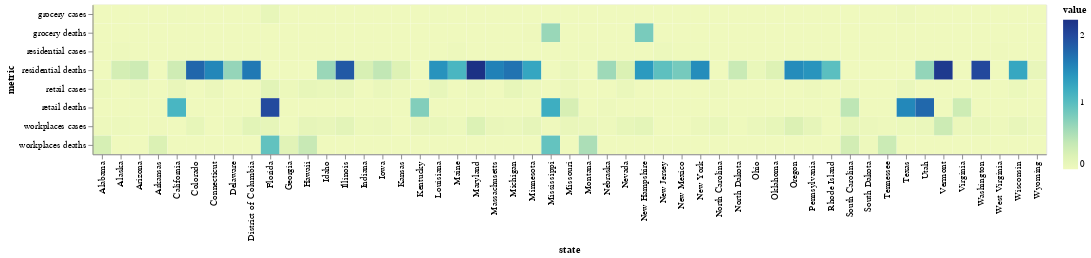

Here is the notebook cell this chart was saved with:
### Code cell
import importlib
import analysis.visualization
importlib.reload(analysis.visualization)
from analysis.visualization import plot_state_metric_corr, plot_corr_map
import warnings
warnings.filterwarnings('ignore')
source_corr_matrix = []
        
plot_state_metric_corr(state_metric_correlation, mobility_metrics)
# state_metric_correlation_log

### Figure 1 — Vega-Lite specification as saved in the notebook (floating-point values rounded to 4 significant figures; data arrays with more than 128 entries replaced by an {"elided": "..."} marker saying what was removed)
{"config": {"view": {"continuousWidth": 400, "continuousHeight": 300}}, "data": {"name": "data-18c3ff9cbc01c8c811d3e6edca5aba8f"}, "mark": "rect", "encoding": {"color": {"type": "quantitative", "field": "value"}, "x": {"type": "ordinal", "field": "state"}, "y": {"type": "ordinal", "field": "metric"}}, "$schema": "https://vega.github.io/schema/vega-lite/v4.8.1.json", "datasets": {"data-18c3ff9cbc01c8c811d3e6edca5aba8f": {"elided": "408 records"}}}
